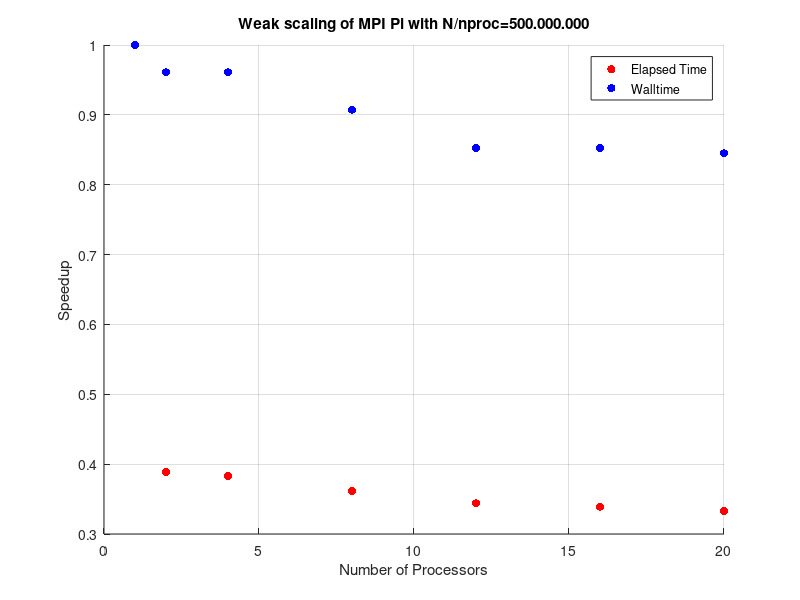

Recreate this plot in MATLAB.
%N/p=500000000
serial_time_n_1=0.98;
elapsed_time_n1=[0.98, 2.52, 2.56, 2.71, 2.85, 2.89, 2.94];
walltimes_n1=[0.98, 1.02, 1.02, 1.08, 1.15, 1.15, 1.16];
num_procs=[1, 2, 4, 8, 12, 16, 20];
walltime_speedup_n1=serial_time_n_1./walltimes_n1;
elapsed_speedup_n1=serial_time_n_1./elapsed_time_n1;
scatter(num_procs, elapsed_speedup_n1, 'r', 'filled')
hold on
scatter(num_procs, walltime_speedup_n1, 'b', 'filled')

grid on
title('Weak scaling of MPI Pi with N/nproc=500.000.000')
xlabel('Number of Processors')
ylabel('Speedup')
legend({'Elapsed Time', 'Walltime'}, 'Location','northeast')